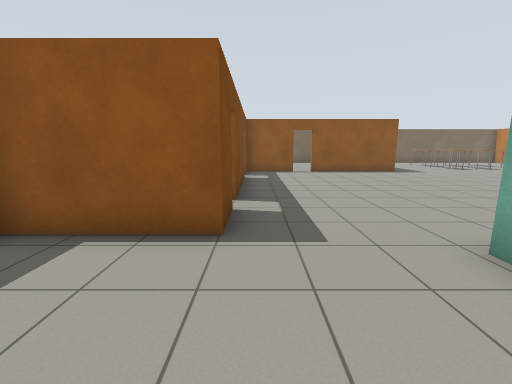
view 1 (above)

24 first-person views from a walk through a robot-simulator world made for Gazebo. The camera is 1.2 m above the floor, tilts 10° down and sees 90° across. The floor is counted in squares, 1 m on a side. Each view is taken from the middle of a square. On the plan, view 1 faces up. The plan holds only what a view shows up to about 12 squares ahead; the rest is blank. The robots in the file are not drawn. Gazebo's built-in surfaces are drawn with simple patterns.

view 2
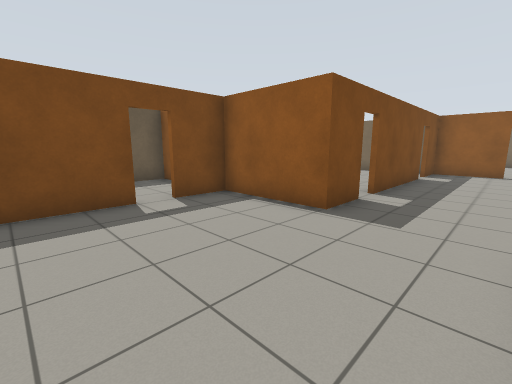

view 3
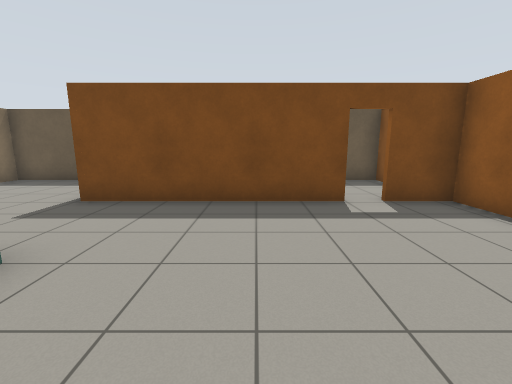

view 4
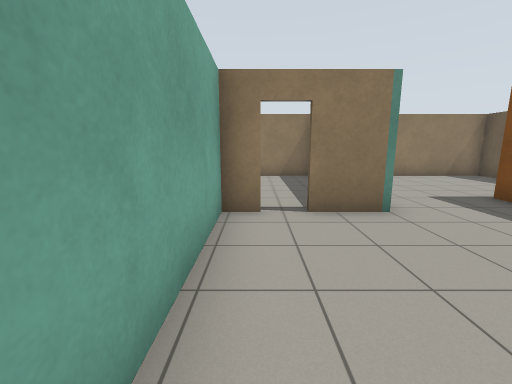

view 5
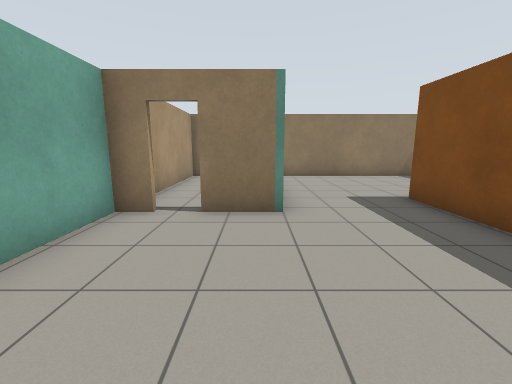

view 6
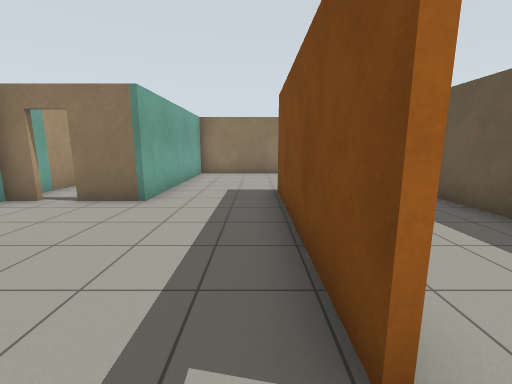

view 7
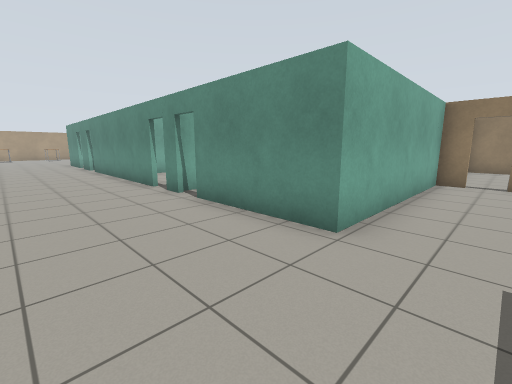

view 8
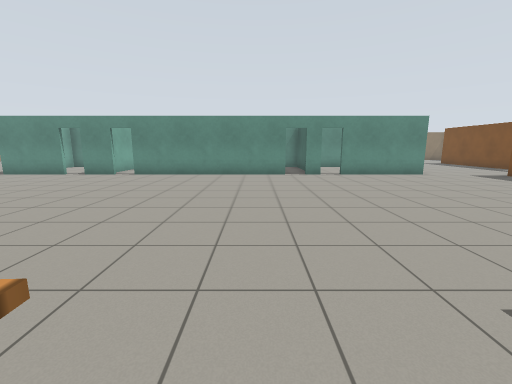

view 9
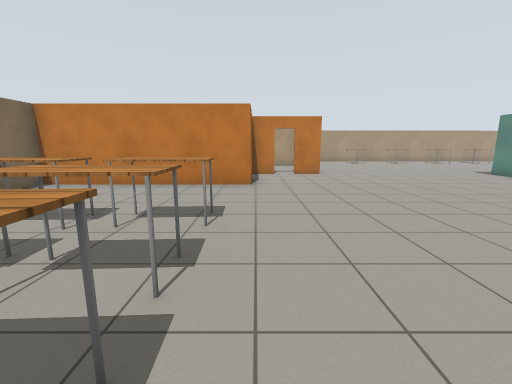

view 10
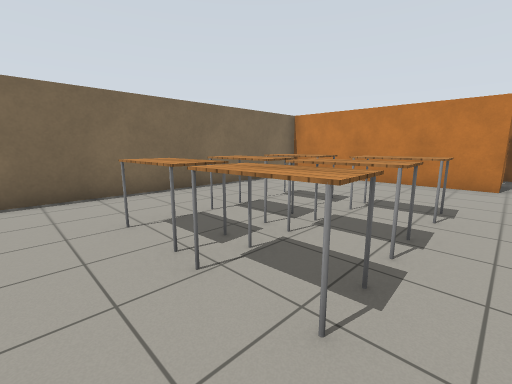

view 11
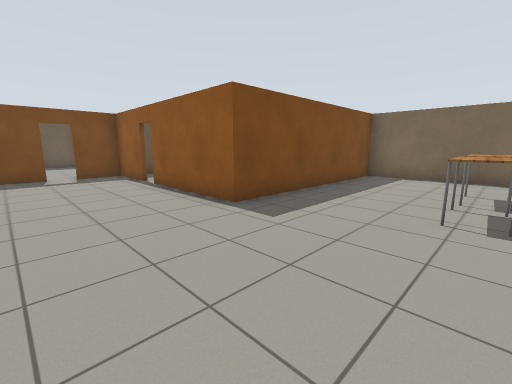

view 12
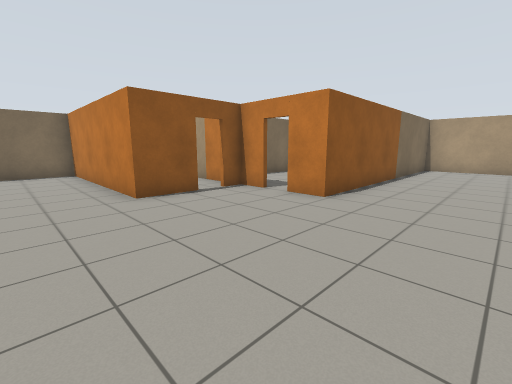

view 13
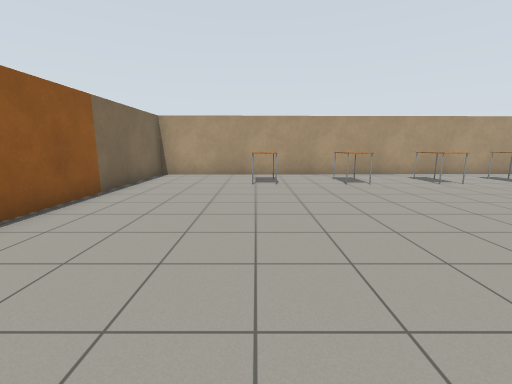

view 14
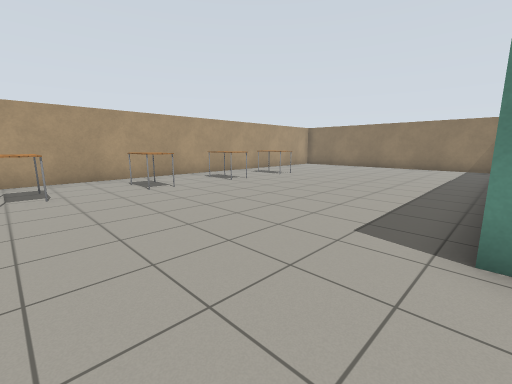

view 15
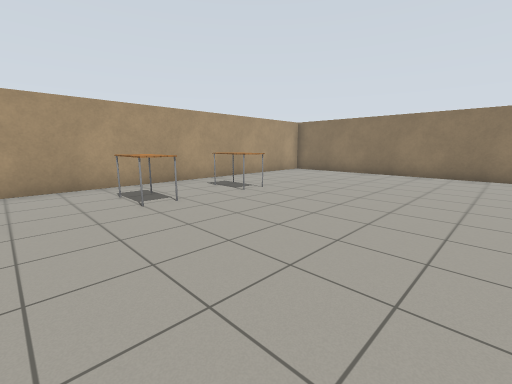

view 16
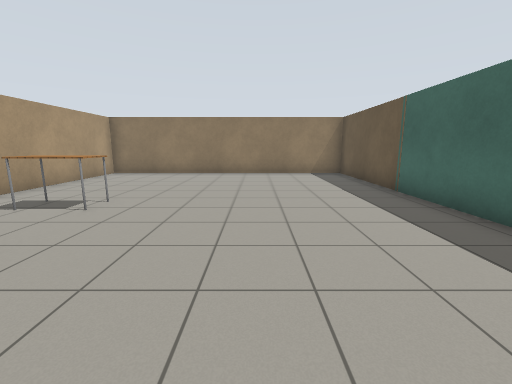

view 17
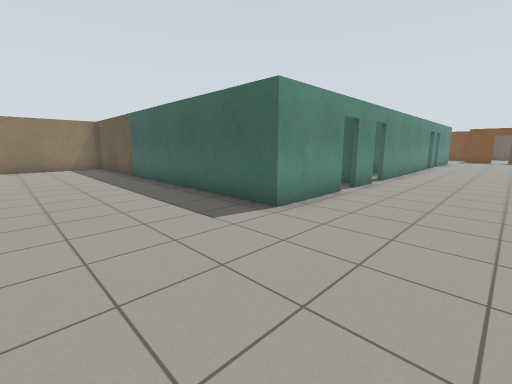

view 18
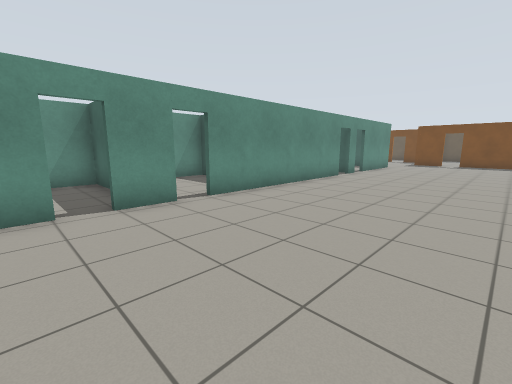

view 19
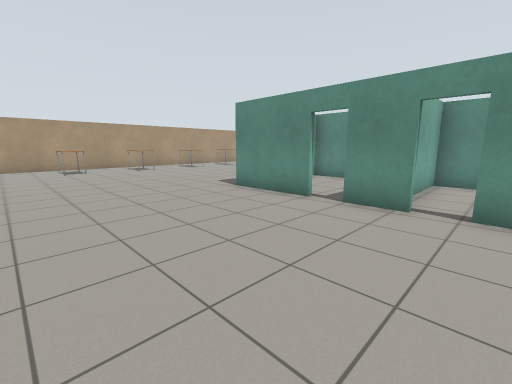

view 20
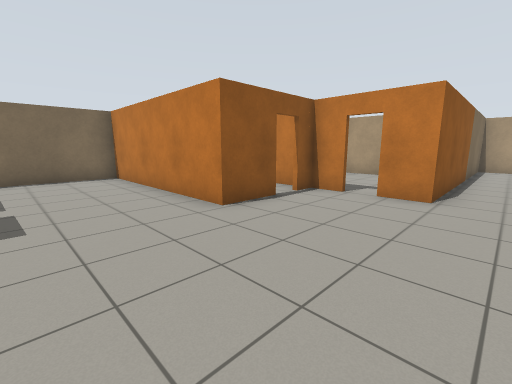

view 21
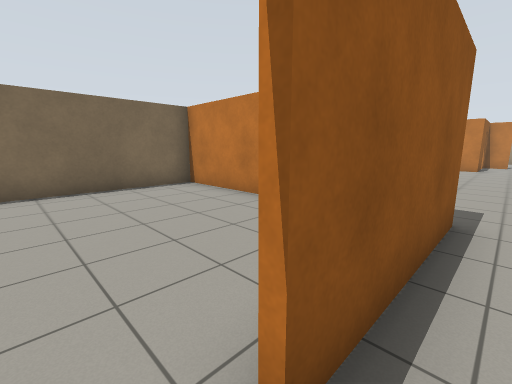

view 22
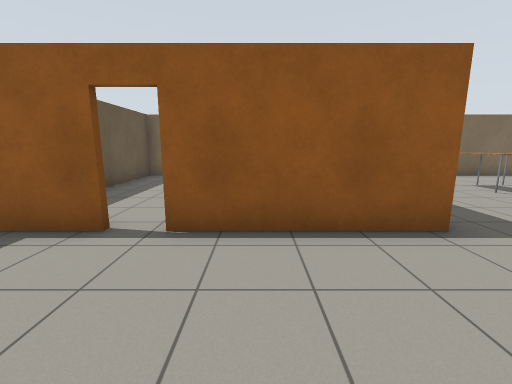

view 23
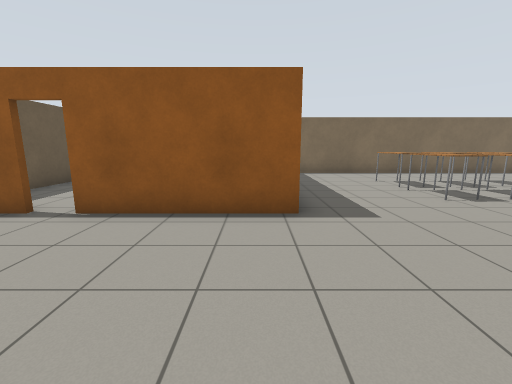

view 24
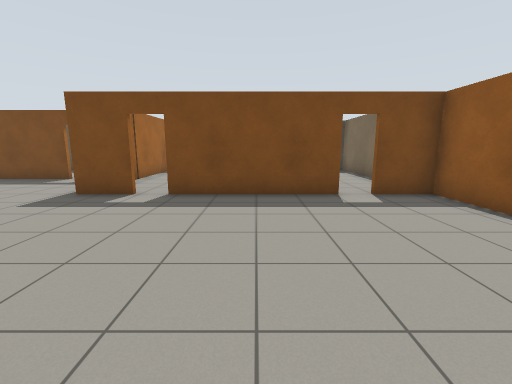

### Floor plan
Ten units are one square. View 1 is at (0, 0); x grows to the right and y downward. Boxes are objects, and circles mark ways between rooms. Rooms are numbered by the first view taken in them; rooms with no view inside come last. Other rooms are left out.
<svg viewBox="-78 -204 399 307">
<path fill="none" stroke="#000" d="M19 36 28 36M-36 -10 -36 50M26 41 26 -27M-5 -34 -36 -34M-36 -36 -36 -19M-73 75 -73 98 0 98M-5 98 -5 36 11 36M184 -27 211 -27 211 98 316 98 312 -101 215 -101 215 -114M161 -27 176 -27M215 -121 215 -132M200 -132 182 -132 182 -198 71 -198M86 -27 154 -27M74 -27 79 -27M26 -27 64 -27M19 -125 -5 -125 -5 -110M68 -199 68 -125 26 -125M-5 -49 -5 -34M-5 -101 -5 -57M66 -165 66 -199M-5 -198 -5 -135M71 -198 19 -198M156 15 171 15M167 16 167 -19M128 15 141 15M168 0 168 15M168 -24 168 -19M171 15 210 15M0 98 26 98 26 41"/>
<rect x="95" y="-155" width="20" height="20" fill="#bbb"><title>table</title></rect>
<rect x="95" y="-175" width="20" height="20" fill="#bbb"><title>table</title></rect>
<rect x="115" y="-155" width="10" height="20" fill="#bbb"><title>table</title></rect>
<rect x="115" y="-175" width="10" height="20" fill="#bbb"><title>table</title></rect>
<rect x="135" y="-155" width="10" height="20" fill="#bbb"><title>table</title></rect>
<rect x="135" y="-175" width="10" height="20" fill="#bbb"><title>table</title></rect>
<rect x="275" y="25" width="20" height="10" fill="#bbb"><title>table</title></rect>
<rect x="275" y="-5" width="20" height="20" fill="#bbb"><title>table</title></rect>
<rect x="275" y="-35" width="20" height="10" fill="#bbb"><title>table</title></rect>
<rect x="275" y="-65" width="20" height="10" fill="#bbb"><title>table</title></rect>
<circle cx="15" cy="-30" r="3" fill="#2a7"/>
<circle cx="15" cy="40" r="3" fill="#2a7"/>
<circle cx="25" cy="-130" r="3" fill="#2a7"/>
<circle cx="160" cy="-30" r="3" fill="#2a7"/>
<circle cx="180" cy="-30" r="3" fill="#2a7"/>
<text x="-20" y="30">1</text>
<text x="180" y="-60">2</text>
<text x="30" y="-170">3</text>
<text x="150" y="-10">4</text>
<text x="190" y="-10">5</text>
<text x="10" y="60">6</text>
</svg>
Room 1 opens to room 2. Room 1 opens to room 6. Room 2 opens to room 3. Room 2 opens to room 4. Room 2 opens to room 5.

Where each view was taken, in squares from view 1:
view 1: 0 up, 0 right, facing up
view 2: 1 down, 2 right, facing up-left
view 3: 1 down, 2 right, facing left
view 4: 1 up, 2 right, facing down
view 5: 1 up, 0 right, facing down
view 6: 2 up, 3 left, facing down
view 7: 6 up, 1 right, facing down-right
view 8: 14 up, 10 right, facing down
view 9: 13 up, 10 right, facing right
view 10: 13 up, 9 right, facing up-right
view 11: 9 up, 11 right, facing up-left
view 12: 7 up, 16 right, facing up-right
view 13: 6 up, 20 right, facing right
view 14: 6 up, 21 right, facing down-right
view 15: 2 up, 23 right, facing down-right
view 16: 2 up, 25 right, facing down
view 17: 6 up, 25 right, facing down-left
view 18: 8 up, 19 right, facing down-left
view 19: 8 up, 15 right, facing down-right
view 20: 9 up, 15 right, facing up-right
view 21: 12 up, 2 right, facing up-right
view 22: 9 up, 4 right, facing up
view 23: 8 up, 6 right, facing up
view 24: 8 up, 6 right, facing left
